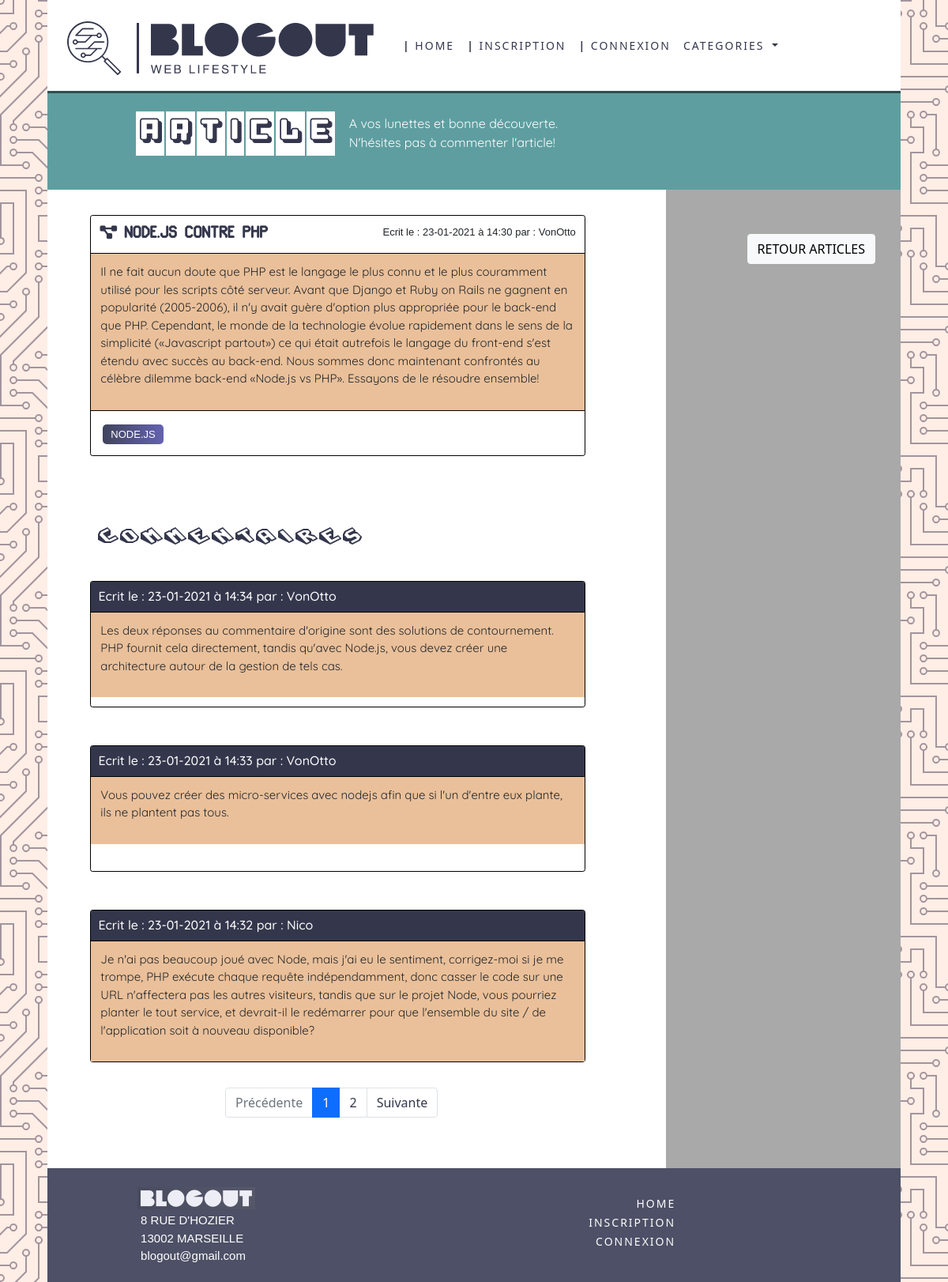
Page /pages/article.php?id=7 on the committed database.
### tables this page shows
CREATE TABLE `articles` (
  `id` int(11) NOT NULL,
  `titre` varchar(255) NOT NULL,
  `article` text NOT NULL,
  `id_utilisateur` int(11) NOT NULL,
  `id_categorie` int(11) NOT NULL,
  `date` timestamp NOT NULL DEFAULT CURRENT_TIMESTAMP ON UPDATE CURRENT_TIMESTAMP
);

CREATE TABLE `utilisateurs` (
  `id` int(11) NOT NULL,
  `login` varchar(255) NOT NULL,
  `password` varchar(255) NOT NULL,
  `email` varchar(255) NOT NULL,
  `id_droits` int(11) NOT NULL
);

### app/models/Model.php (called while the page is built, shortened)
<?php
class Model
{
    public function findCategorieBd () {
        $bdd = $this->getBdd();
        $req = $bdd->prepare("SELECT id, nom FROM categories");
        $req->execute();
        $result = $req->fetchAll(\PDO::FETCH_ASSOC);
        return $result;
    }
    public function getBdd() {
        return new \PDO('mysql:host=localhost;dbname=blog;charset=utf8', 'root', '', [
            \PDO::ATTR_ERRMODE => \PDO::ERRMODE_EXCEPTION,
            \PDO::ATTR_DEFAULT_FETCH_MODE => \PDO::FETCH_ASSOC
        ]);
    }
}

### app/controllers/Article.php (called while the page is built, shortened)
<?php
class Article extends \blog\app\models\Article
{
    public function tabCategorie(): array {
        $result = $this->findCategorieBd();
        foreach($result as $key => $value){
            $tab[$value['nom']] = intval($value['id']);
        }
        return $tab;
    }
}

### app/models/Categorie.php (called while the page is built, shortened)
<?php
class categorie extends model {
    public function getAllCategorie(): array {
        $req = $this->findCategorieBd();
        return $req;
    }
}

### app/controllers/Categorie.php (called while the page is built, shortened)
<?php
class categorie extends \blog\app\models\categorie {
    public function showAllNavBar() {
        $all= $this->getAllCategorie();
        foreach($all as $key => $value){
            $tab[$value['id']] = $value['nom'];
        }
        return $tab;
    }
}

### app/views/Categorie.php (called while the page is built, shortened)
<?php
class categorie extends \blog\app\controllers\categorie
{
    public function showNameCategorie()
    {
        $controlCat = new \blog\app\controllers\categorie();
        $table = $controlCat->showAllNavBar();
    }
}

### app/models/Article.php (called while the page is built, shortened)
<?php
class Article extends Model
{
    public function findBd(int $id_article): array
    {
        $bdd = $this->getBdd();
        $req = $bdd->prepare("SELECT articles.id, titre, article, id_utilisateur, id_categorie, date, utilisateurs.login, utilisateurs.id FROM articles INNER JOIN utilisateurs ON utilisateurs.id = id_utilisateur WHERE articles.id = :id_article ORDER BY date DESC");
        $req->bindValue(':id_article', $id_article, \PDO::PARAM_INT);
        $req->execute();
        $result = $req->fetch(\PDO::FETCH_ASSOC);
        return $result;
    }
}

### app/models/Comment.php (called while the page is built, shortened)
<?php
class Comment extends model
{
    public function countCommentById (int $article_id) {
        $bdd = $this->getBdd();
        $req = $bdd->prepare('SELECT COUNT(*) AS nb_comment FROM commentaires WHERE id_article = :id_article');
        $req->bindValue(':id_article', $article_id, \PDO::PARAM_INT);
        $req->execute();
        $result = $req->fetch();
        return $result;
    }
}

### app/controllers/Comment.php (called while the page is built, shortened)
<?php
class Comment extends \blog\app\models\Comment
{
    public function nbrCommentId()
    {
        if (!empty($_GET['id'])) {
            $article_id = $_GET['id'];
            $comment = $this->countCommentById($article_id);
            $nbComment = (int)$comment['nb_comment'];
        }
        return $nbComment;
    }
}

### app/views/Article.php (the view, shortened to what this page needs)
<?php
class Article extends \blog\app\controllers\Article
{
    public function getFormatDate ($valueDate){
        $date = explode(' ', $valueDate)[0];
        $dateFr = strftime('%d-%m-%Y', strtotime($date));
        $Hour = explode(' ', $valueDate)[1];
        $HourForm = date('H:i', strtotime($Hour));
        return $dateFr . ' à ' . $HourForm;
    }
        ?>
        <?php
    public function cardOneArticle($title, $dateFormat, $nameLogin, $valuesArticle, $value, $key, $valueId) {
        ?>
        <div id="card_accueil">
            <div id="card_title">
                <h5><i id="i_title" class="fas fa-project-diagram"></i><?= $title; ?></h5>
                <span id="title_h6">Ecrit le : <?= $dateFormat ?> par : <?= $nameLogin ?></span>
            </div>
            <div id="card_articleText">
                <p><?= $valuesArticle; ?></p>
            </div>
            <div id="card_button">
                <a class="buttonCard" href="articles.php?categorie=<?= $value ?>" class="card-link"><?= $key; ?></a>
            </div>
        </div>
        <?php
    }
    public function showPagination(?string $url = null, ?int $get = null, ?string $start = null, $currentPage, $pages)
    {
        ?>
        <nav>
            <ul class="pagination">
                <li class="page-item <?= ($currentPage == 1) ? "disabled" : "" ?>">
                    <a href="<?= $url . $get ?><?= $start . ($currentPage - 1) ?>" class="page-link">Précédente</a>
                </li>
                <?php for ($page = 1; $page <= $pages; $page++): ?>
                    <li class="page-item <?= ($currentPage == $page) ? "active" : "" ?>">
                        <a href="<?= $url . $get ?><?= $start . $page ?>" class="page-link"><?= $page ?></a>
                    </li>
                <?php endfor ?>
                <li class="page-item <?= ($currentPage == $pages) ? "disabled" : "" ?>">
                    <a href="<?= $url . $get ?><?= $start . ($currentPage + 1) ?>" class="page-link">Suivante</a>
                </li>
            </ul>
        </nav>
        <?php
    }
    public function showOneArticle()
    {
        if (isset($_GET['id']) && ctype_digit($_GET['id'])) {
            $id_article = $_GET['id'];
            $article = $this->findbd($id_article);
            $nameCat = $this->tabCategorie();
                foreach ($nameCat as $key => $value) {
                    if ($article['id_categorie'] == $value) {
                        $valuesLogin = $article['login'];
                        $valuesArticle = $article['article'];
                        $valuesId = $article['id'];
                        $title = $article['titre'];
                        $valueDate = $article['date'];
                        $dateFormat = $this->getFormatDate($valueDate);
                        $this->cardOneArticle($title, $dateFormat, $valuesLogin, $valuesArticle, $value, $key, $valuesId);
                    }
                }
        }
    }
}

### rows in the picture
articles: titre "NODE.JS CONTRE PHP", date "23-01-2021 à 14:30", id_utilisateur.login "VonOtto", article "Il ne fait aucun doute que PHP est le langage le plus connu et le plus couramment utilisé pour les scripts côté serveur. Avant que Django et Ruby on Rails ne gagnent en popularité (2005-2006), il n'y avait guère d'option plus appropriée pour le back-end que PHP. Cependant, le monde de la technologie évolue rapidement dans le sens de la simplicité («Javascript partout») ce qui était autrefois le langage du front-end s'est étendu avec succès au back-end. Nous sommes donc maintenant confrontés au célèbre dilemme back-end «Node.js vs PHP». Essayons de le résoudre ensemble!", key "NODE.JS"

### other values in the picture
$dateFr "23-01-2021"
$HourForm "14:34"
$value['login'] "VonOtto"
$HourForm "14:33"
$value['commentaire'] "Vous pouvez créer des micro-services avec nodejs afin que si l'un d'entre eux plante, ils ne plantent pas tous."
$HourForm "14:32"
$value['login'] "Nico"
